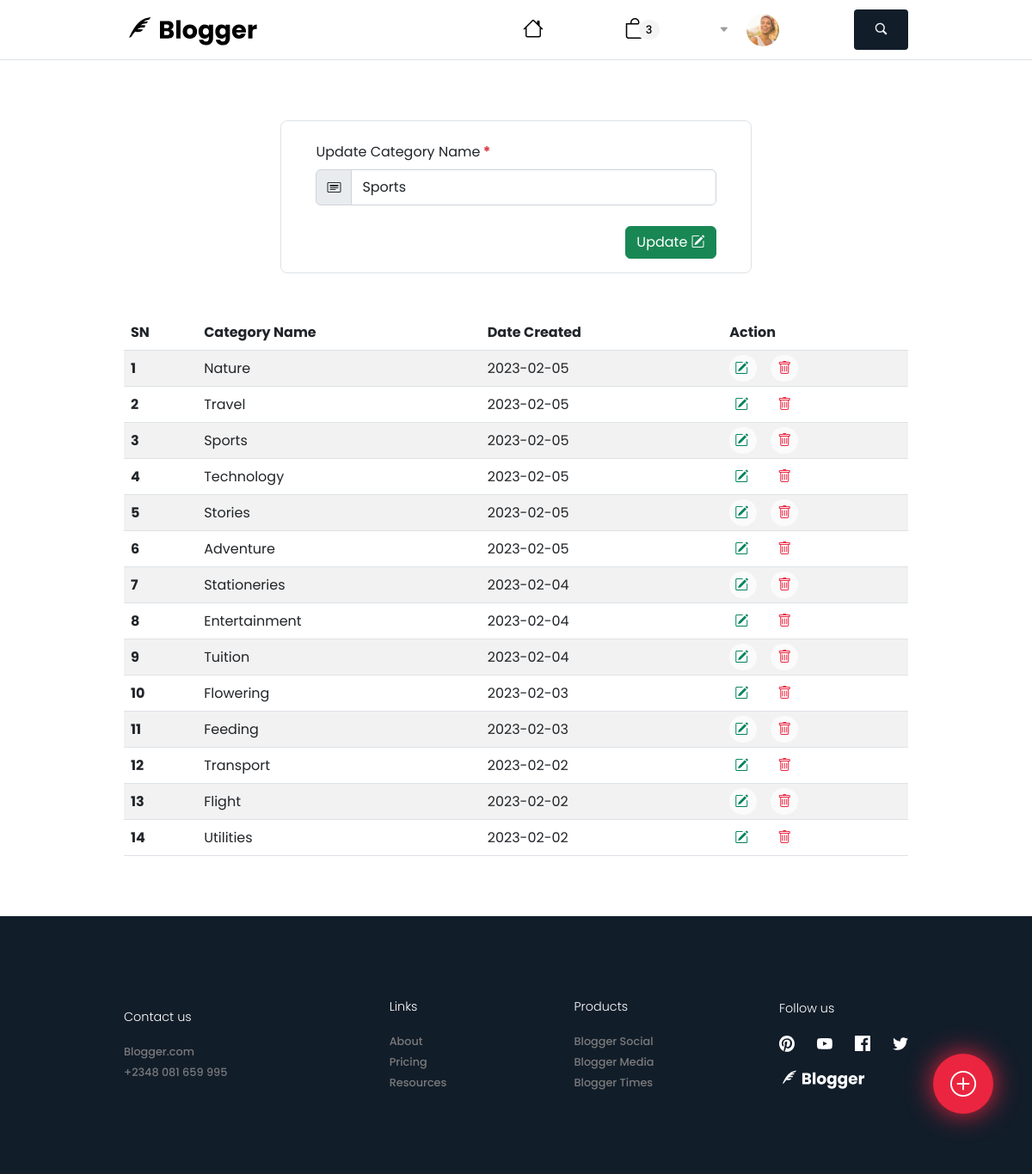
Screenshot of /categories.php?id=41 with the database file from the repository.
### tables this page shows
CREATE TABLE `categories` (
  `id` int NOT NULL,
  `categoryName` varchar(255) NOT NULL,
  `dateCreated` date NOT NULL
);

### classes/dbConnect.php (called while the page is built)
<?php
    class DbConnect
    {
        protected function connect()
        {
            try
            {
                $username = 'root';
                $password = '';
                $dbConn = new PDO('mysql:host=localhost;dbname=blogger', $username, $password);
                return $dbConn;
            }
            catch (PDOException $e)
            {
                print "Connection failed: " . $e->getMessage() . "<br>";
                die();
            }
        }
    }
?>

### classes/category.queryDb.php (called while the page is built, shortened)
<?php
    class CategoryQueryDb extends DbConnect
    {
        private $id;
        public function setCategoryId($id)
        {
            $this->id = $id;
        }
        public function fetchOneCategory()
        {
            try
            {
                $stmt = $this->connect()->prepare("SELECT * FROM categories WHERE id=? LIMIT 1");
                $stmt->execute([$this->id]);
                return $stmt->fetch();
            }
            catch (Exception $e)
            {
                return $e->getMessage();
            }
        }
        public function fetchAllCategoryNames()
        {
            try
            {
                $stmt = $this->connect()->prepare("SELECT * FROM categories ORDER BY id DESC");
                $stmt->execute();
                return $stmt->fetchAll();
            }
            catch (Exception $e)
            {
                return $e->getMessage();
            }
        }
    }
?>

### categories.php (the view, shortened to what this page needs)
<?php
require './classes/dbConnect.php';
?>
<body>
    <div class="mainContainer">
        <?php include './headers/categoriesHeader.php' ?>
        <section class="categoriesWrapper">
            <?php if (!empty($_GET['id'])): ?>
                <form action="" method="post" class="m-auto mb-5 p-3 border rounded-3">
                    <div class="modal-body px-4 my-2">
                        <label for="title">Update Category Name<b class="text-danger"> * </b>
                        </label>
                        <div class="input-group mt-2 mb-4">
                            <span class="input-group-text" id="addon-wrapping">
                                <i class="bi bi-card-heading"></i>
                            </span>
                            <?php
                                $categoryRow = new CategoryQueryDb();
                                $categoryRow->setCategoryId($_GET['id']);
                                $category = $categoryRow->fetchOneCategory();
                            ?>
                            <input type="text" class="form-control py-2" name="categoryName" placeholder="New category name" value="<?= $category['categoryName'] ?>">
                        </div>
                    </div>
                    <div class="modal-footer">
                        <button type="submit" name="updateCategoryBtn" class="sendPostBtn btn btn-success me-4">Update <i class="bi bi-pencil-square"></i></button>
                    </div>
                </form>
            <?php endif ?>
            <table class="table table-striped table-hover">
                <thead>
                    <tr>
                        <th scope="col">SN</th>
                        <th scope="col">Category Name</th>
                        <th scope="col">Date Created</th>
                        <th scope="col">Action</th>
                    </tr>
                </thead>
                <tbody>
                    <?php
                        $result = new CategoryQueryDb();
                        $categories = $result->fetchAllCategoryNames();
                        foreach ($categories as $key => $category):?>
                        <tr>
                            <th scope="row"><?= $key + 1 ?></th>
                            <td><?= $category['categoryName'] ?></td>
                            <td><?= $category['dateCreated'] ?></td>
                            <td>
                                <a href="categories.php?id=<?= $category['id']; ?>" class="me-3">
                                    <i class="bi bi-pencil-square"></i>
                                </a>
                                <a href="categories.php?deleteId=<?= $category['id'] ?>">
                                    <i class="bi bi-trash"></i>
                                </a>
                            </td>
                        </tr>
                    <?php endforeach ?>
                </tbody>
            </table>
        </section>
        <footer class="d-flex justify-content-between align-items-center ">
            <div class="contactUs">
                <ul class="d-flex flex-column">
                    <p>Contact us</p>
                    <li><a href="#">Blogger.com</a></li>
                    <li><a href="tel:+2348081659995">+2348 081 659 995</a></li>
                </ul>
            </div>
            <div class="links justify-content-center">
                <ul class="d-flex flex-column">
                    <p>Links</p>
                    <li><a href="#">About</a></li>
                    <li><a href="#">Pricing</a></li>
                    <li><a href="#">Resources</a></li>
                </ul>
            </div>
            <div class="products justify-content-center">
                <ul class="d-flex flex-column">
                    <p>Products</p>
                    <li><a href="#">Blogger Social</a></li>
                    <li><a href="#">Blogger Media</a></li>
                    <li><a href="#">Blogger Times</a></li>
                </ul>
            </div>
            <div class="followUs justify-content-end">
                <ul class="d-flex flex-column align-items-start">
                    <p>Follow us</p>
                    <li>
                        <ul>
                            <li><a href="#"><img src="assets/svg/pinterestIcon.svg" alt="follow us on Facebook"></a></li>
                            <li><a href="#"><img src="assets/svg/youtubeIcon.svg" alt="follow us on Youtube"></a></li>
                            <li><a href="#"><img src="assets/svg/facebookIcon.svg" alt="follow us on Facebook"></a></li>
                            <li><a href="#"><img src="assets/svg/twitterIcon.svg" alt="follow us on Twitter"></a></li>
                        </ul>
                    </li>
                    <li class="logoList mt-3"><a href="#"><img src="assets/svg/bloggerLogoWhite.svg" alt="Blogger.com"></a></li>
                </ul>
            </div>
        </footer>
        <button type="button" class="postBtn border-0" data-bs-toggle="modal" data-bs-target="#createModal">
            <i class="bi bi-plus-circle"></i>
        </button>
    </div>
</body>
</html>

### styles/css/categories.css (style rules this page uses)
body { font-family: "Poppins", sans-serif; }
*, img, a, ul, li, p, h2, h3, h4, h5, h6, input, textarea { margin: 0; padding: 0; list-style: none; text-decoration: none; box-sizing: border-box; resize: none !important; }
body .mainContainer { max-width: 100%; background-color: #ffffff; }
body .mainContainer .categoriesWrapper { width: 100%; padding: 0 12%; margin: 70px 0; }
body .mainContainer .categoriesWrapper form { width: 60%; }
body .mainContainer .categoriesWrapper table tbody { width: 100%; }
body .mainContainer .categoriesWrapper table tbody tr td a { border-radius: 50px; background-color: rgba(255, 255, 255, 0.678); }
body .mainContainer .categoriesWrapper table tbody tr td a:first-child { padding: 4px 5.8px; color: #00835c; }
body .mainContainer .categoriesWrapper table tbody tr td a:nth-child(2) { padding: 4px 8px; color: #eb253f; }
body footer { height: 300px; background-color: #121d2a; padding: 0 12%; }
body footer div { width: 25%; display: flex; }
body footer div ul p { color: #ffffff; margin-bottom: 16px; font-size: 0.9rem; font-weight: 300; }
body footer div ul li a { font-size: 0.8rem; font-weight: 500; color: #7a7a7a; }
body footer div:last-child ul li ul { width: 150px; display: flex; justify-content: space-between; }
body footer div:last-child ul li ul li a { width: 20px; }
body footer div:last-child ul li ul li a img { width: 18px; }
body footer div:last-child ul .logoList a img { width: 100px; }
body .postBtn { position: fixed; bottom: 70px; right: 45px; width: 70px; height: 70px; border-radius: 50px; font-size: 30px; color: #ffffff; box-shadow: 0px 0px 30px #eb253f; background-color: #eb253f; }

### rows the page displays
categories: categoryName "Sports", dateCreated "2023-02-05"
categories: categoryName "Nature", dateCreated "2023-02-05"
categories: categoryName "Travel", dateCreated "2023-02-05"
categories: categoryName "Technology", dateCreated "2023-02-05"
categories: categoryName "Stories", dateCreated "2023-02-05"
categories: categoryName "Adventure", dateCreated "2023-02-05"
categories: categoryName "Stationeries", dateCreated "2023-02-04"
categories: categoryName "Entertainment", dateCreated "2023-02-04"
categories: categoryName "Tuition", dateCreated "2023-02-04"
categories: categoryName "Flowering", dateCreated "2023-02-03"
categories: categoryName "Feeding", dateCreated "2023-02-03"
categories: categoryName "Transport", dateCreated "2023-02-02"
categories: categoryName "Flight", dateCreated "2023-02-02"
categories: categoryName "Utilities", dateCreated "2023-02-02"
